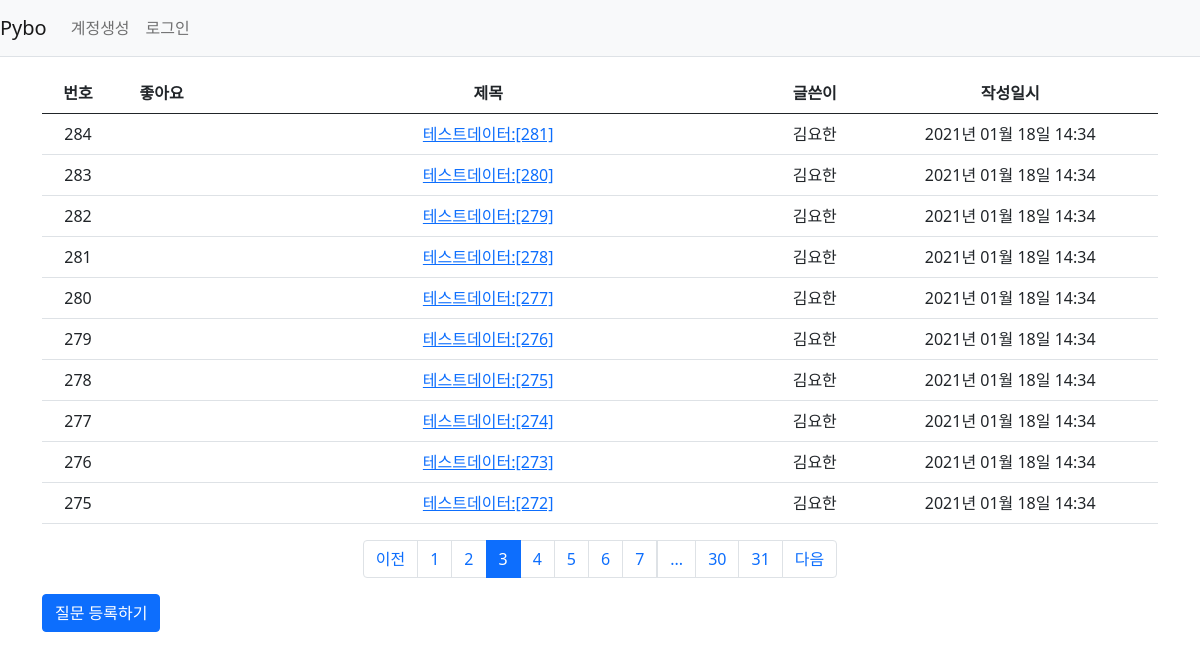
Screenshot of /question/list/?page=3 with the database file from the repository.
### pybo/models.py (models this page shows)
class Question(db.Model):
    id = db.Column(db.Integer, primary_key=True)
    subject = db.Column(db.String(200), nullable=False)
    content = db.Column(db.Text(), nullable=False) # 글자수 제한없음 Text
    create_date = db.Column(db.DateTime(), nullable=False)
    user_id = db.Column(db.Integer, db.ForeignKey(
        'user.id', ondelete='CASCADE'), nullable=False) # server_default='1')
    user = db.relationship('User', backref=db.backref('question_set'))
    modify_date = db.Column(db.DateTime(), nullable=True)
    voter = db.relationship('User', secondary=question_voter, backref=db.backref('question_voter_set'))

class User(db.Model):
    id = db.Column(db.Integer, primary_key=True)
    username = db.Column(db.String(150), unique=True, nullable=False)
    password = db.Column(db.String(200), nullable=False)
    email = db.Column(db.String(120), unique=True, nullable=False)

### pybo/views/question_views.py (the view)
@bp.route('/list/')
def _list():
    page = request.args.get('page', type=int, default=1)  # 페이지
    question_list = Question.query.order_by(Question.create_date.desc())
    question_list = question_list.paginate(page, per_page=10)
    return render_template('questions/question_list.html', question_list=question_list)

### pybo/filter.py (called while the page is built)
def format_datetime(value, fmt='%Y년 %m월 %d일 %H:%M'):
    return value.strftime(fmt)

### pybo/views/auth_views.py (called while the page is built)
@bp.before_app_request
def load_logged_in_user():
    user_id = session.get('user_id')
    if user_id is None:
        g.user = None
    else:
        g.user = User.query.get(user_id)

### pybo/templates/questions/question_list.html (shortened to what this page needs)
{% extends 'base.html' %}
{% block content %}
<div class="container my-3">
    <table class="table">
        <thead>
        <tr class="text-center thead-dark">
            <th> 번호 </th>
            <th> 좋아요 </th>
            <th style="width:50%"> 제목 </th>
            <th> 글쓴이 </th>
            <th> 작성일시 </th>
        </tr>
        </thead>
        <tbody>
        {% if question_list %}
        {% for question in question_list.items %}
        <tr  class="text-center">
            <td>{{ question_list.total - ((question_list.page-1) * question_list.per_page) - loop.index0 }}</td>
            <td>
            </td>
            <td class="text-left">
                <a href="{{ url_for('question.detail', question_id=question.id)}}">{{ question.subject }}</a>
            </td>
            <td> {{ question.user.username }}</td>
            <td>{{ question.create_date|datetime }}</td>
        </tr>
        {% endfor %}
        {% else %}
        <tr>
            <td colspan="3"> 질문이 없습니다. </td>
        </tr>
        {% endif %}
        </tbody>
    </table>
    <ul class="pagination justify-content-center">
        {% if question_list.has_prev %}
        <li class="page-item">
            <a class="page-link" href="?page={{ question_list.prev_num }}">이전</a>
        </li>
        {% else %}
        <li class="page-item disabled">
            <a class="page-link" tabindex="-1" aria-disabled="true" href="#">이전</a>
        </li>
        {% endif %}
        {% for page_num in question_list.iter_pages() %}
            {% if page_num %}
                {% if page_num != question_list.page %}
                <li class="page-item">
                    <a class="page-link" href="?page={{ page_num }}"> {{ page_num }}</a>
                </li>
                {% else %}
                <li class="page-item active" aria-current="page">
                    <a class="page-link" href="#">{{ page_num }}</a>
                </li>
                {% endif %}
            {% else %}
                <li class="disabled">
                    <a class="page-link" href="#"> ... </a>
                </li>
            {% endif %}
        {% endfor %}
        {% if question_list.has_next %}
        <li class="page-item">
            <a class="page-link" href="?page={{ question_list.next_num }}">다음</a>
        </li>
        {% else %}
        <li class="page-item disabled">
            <a class="page-link" tabindex="-1" aria-disabled="true" href="#">다음</a>
        </li>
        {% endif %}
    </ul>
    <a href="{{ url_for('question.create') }}" class="btn btn-primary"> 질문 등록하기 </a>
</div>
{% endblock %}

### rows the page displays
Question: total "284", subject "테스트데이터:[281]", user.username "김요한", create_date "2021년 01월 18일 14:34"
Question: total "283", subject "테스트데이터:[280]", user.username "김요한", create_date "2021년 01월 18일 14:34"
Question: total "282", subject "테스트데이터:[279]", user.username "김요한", create_date "2021년 01월 18일 14:34"
Question: total "281", subject "테스트데이터:[278]", user.username "김요한", create_date "2021년 01월 18일 14:34"
Question: total "280", subject "테스트데이터:[277]", user.username "김요한", create_date "2021년 01월 18일 14:34"
Question: total "279", subject "테스트데이터:[276]", user.username "김요한", create_date "2021년 01월 18일 14:34"
Question: total "278", subject "테스트데이터:[275]", user.username "김요한", create_date "2021년 01월 18일 14:34"
Question: total "277", subject "테스트데이터:[274]", user.username "김요한", create_date "2021년 01월 18일 14:34"
Question: total "276", subject "테스트데이터:[273]", user.username "김요한", create_date "2021년 01월 18일 14:34"
Question: total "275", subject "테스트데이터:[272]", user.username "김요한", create_date "2021년 01월 18일 14:34"

### other values shown
{{ page_num }} "1" "2" "4" "5" "6" "7" "30" "31"
{{ page_num }} "3"
